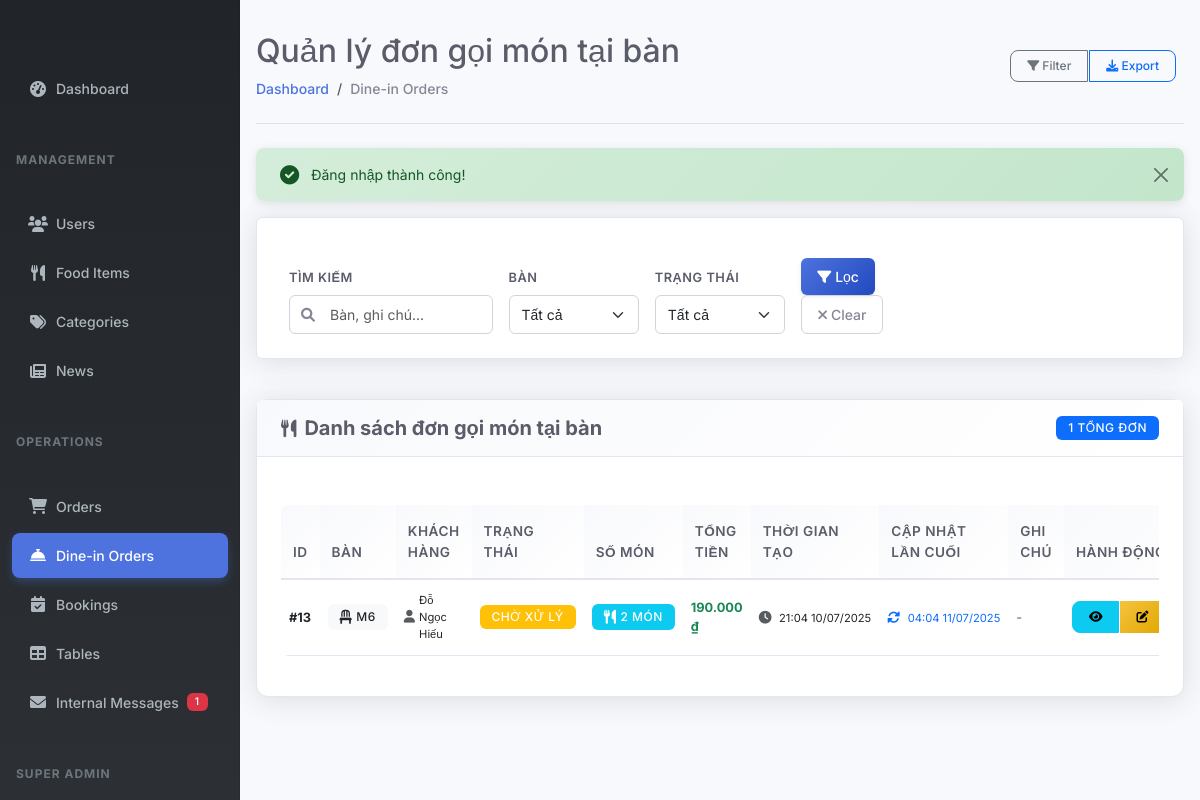
The page /admin/dine-in-orders (signed in) on the database as committed earlier.
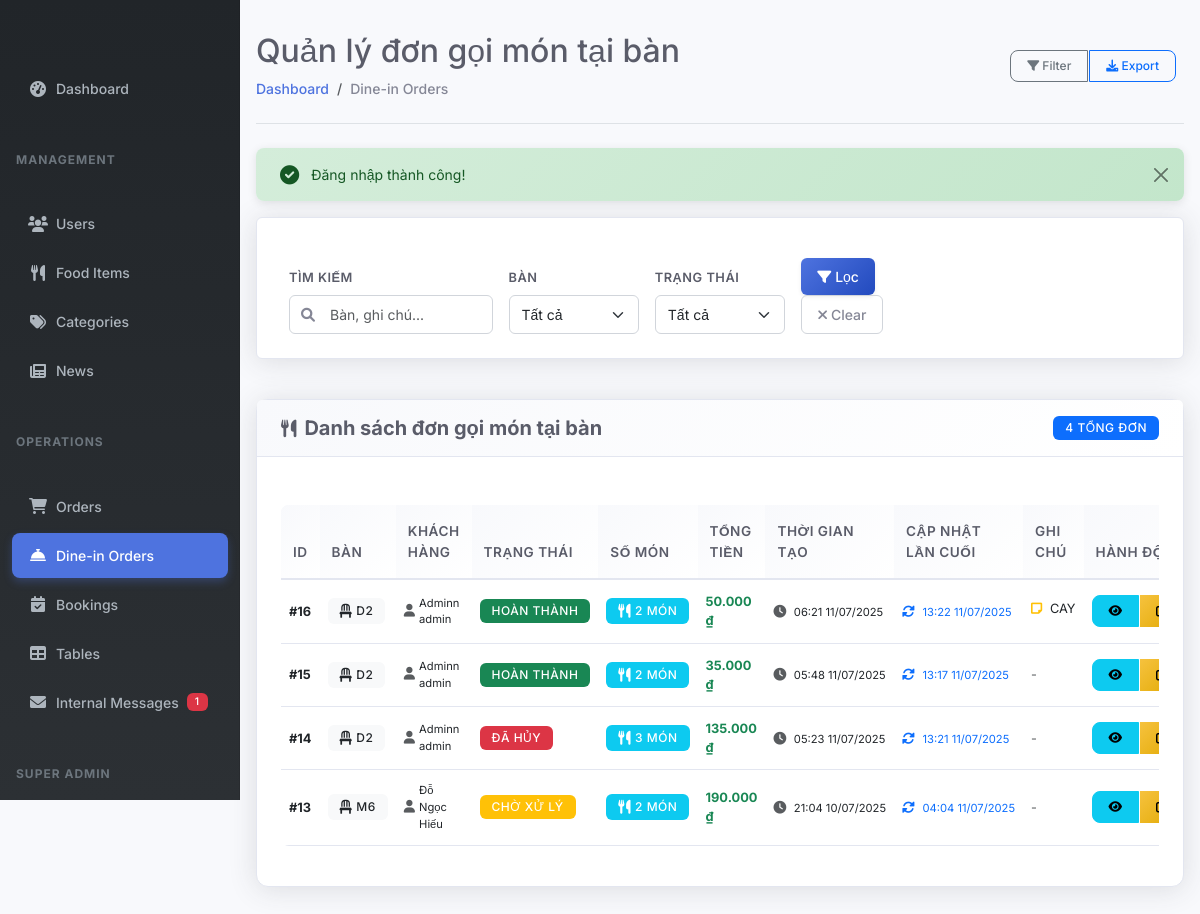
The same page on the database as committed later.
### tables this page shows
CREATE TABLE IF NOT EXISTS `dine_in_orders` (
  `id` int NOT NULL AUTO_INCREMENT,
  `table_id` int NOT NULL,
  `total_amount` decimal(10,2) NOT NULL DEFAULT '0.00',
  `status` enum('pending','preparing','served','completed','cancelled') NOT NULL DEFAULT 'pending',
  `special_notes` text,
  `created_at` timestamp NULL DEFAULT CURRENT_TIMESTAMP,
  `updated_at` timestamp NULL DEFAULT CURRENT_TIMESTAMP ON UPDATE CURRENT_TIMESTAMP,
  `notes` text,
  `user_id` int DEFAULT NULL,
  PRIMARY KEY (`id`),
  KEY `idx_table_id` (`table_id`),
  KEY `idx_status` (`status`),
  KEY `idx_created_at` (`created_at`),
  KEY `user_id` (`user_id`)
);

CREATE TABLE IF NOT EXISTS `tables` (
  `id` int NOT NULL AUTO_INCREMENT,
  `table_number` varchar(10) NOT NULL,
  `capacity` int NOT NULL,
  `location` text,
  `description` text,
  `is_available` tinyint(1) DEFAULT '1',
  `status` enum('available','occupied','reserved','maintenance') DEFAULT 'available',
  `created_at` timestamp NULL DEFAULT CURRENT_TIMESTAMP,
  `updated_at` timestamp NULL DEFAULT CURRENT_TIMESTAMP ON UPDATE CURRENT_TIMESTAMP,
  PRIMARY KEY (`id`),
  UNIQUE KEY `table_number` (`table_number`),
  KEY `idx_capacity` (`capacity`),
  KEY `idx_available` (`is_available`)
);

### controllers/DineInOrderAdminController.php (called while the page is built, shortened)
<?php
require_once 'models/DineInOrder.php';
class DineInOrderAdminController {
    private $orderModel;
    public function __construct() {
        $this->orderModel = new DineInOrder();
    }
    public function index() {
        $status = $_GET['status'] ?? '';
        $table = $_GET['table'] ?? '';
        $search = $_GET['search'] ?? '';
        $page = max(1, intval($_GET['page'] ?? 1));
        $limit = 20;
        $offset = ($page - 1) * $limit;
        $orders = $this->orderModel->getDineInOrdersAdmin($status, $table, $search, $limit, $offset);
        $totalOrders = $this->orderModel->countDineInOrdersAdmin($status, $table, $search);
        require 'views/admin/dine_in_orders/index.php';
    }
}

### database/install.php (called while the page is built, shortened)
<?php
class Database {
    private static $instance = null;
    private $connection;
    public static function getInstance() {
        if (self::$instance === null) {
            self::$instance = new self();
        }
        return self::$instance;
    }
    private function connect() {
        try {
            $dsn = "mysql:host=" . DB_HOST . ";dbname=" . DB_NAME . ";charset=" . DB_CHARSET;
            $options = [
                PDO::ATTR_ERRMODE => PDO::ERRMODE_EXCEPTION,
                PDO::ATTR_DEFAULT_FETCH_MODE => PDO::FETCH_ASSOC,
                PDO::ATTR_EMULATE_PREPARES => false
            ];
            $this->connection = new PDO($dsn, DB_USER, DB_PASS, $options);
        } catch (PDOException $e) {
            die("Database connection failed: " . $e->getMessage());
        }
    }
    public function getConnection() {
        return $this->connection;
    }
}
?>

### models/BaseModel.php (called while the page is built, shortened)
<?php
class BaseModel {
    protected $table;    public function __construct() {
        $database = Database::getInstance();
        $this->db = $database->getConnection();
    }
}
?>

### models/DineInOrder.php (called while the page is built, shortened)
<?php
require_once 'models/BaseModel.php';
class DineInOrder extends BaseModel {
    public function getDineInOrdersAdmin($status = '', $table = '', $search = '', $limit = 20, $offset = 0) {
        $where = [];
        $params = [];
        $whereSql = $where ? ('WHERE ' . implode(' AND ', $where)) : '';
        $sql = "SELECT o.*,
                       t.table_number,
                       CONCAT(u.first_name, ' ', u.last_name) as customer_name,
                       u.email as customer_email,
                       COALESCE(SUM(oi.total), 0) as total_amount,
                       COUNT(oi.id) as item_count
                FROM dine_in_orders o
                LEFT JOIN tables t ON o.table_id = t.id
                LEFT JOIN users u ON o.user_id = u.id
                LEFT JOIN dine_in_order_items oi ON o.id = oi.order_id
                $whereSql
                GROUP BY o.id
                ORDER BY o.created_at DESC
                LIMIT :limit OFFSET :offset";
        $db = $this->db;
        $stmt = $db->prepare($sql);
        $stmt->bindValue(':limit', $limit, \PDO::PARAM_INT);
        $stmt->bindValue(':offset', $offset, \PDO::PARAM_INT);
        $stmt->execute();
        return $stmt->fetchAll(\PDO::FETCH_ASSOC);
    }
    public function countDineInOrdersAdmin($status = '', $table = '', $search = '') {
        $where = [];
        $params = [];
        $whereSql = $where ? ('WHERE ' . implode(' AND ', $where)) : '';
        $sql = "SELECT COUNT(DISTINCT o.id)
                FROM dine_in_orders o
                LEFT JOIN tables t ON o.table_id = t.id
                LEFT JOIN users u ON o.user_id = u.id
                $whereSql";
        $stmt = $this->db->prepare($sql);
        $stmt->execute();
        return (int)$stmt->fetchColumn();
    }
}
?>

### views/admin/dine_in_orders/index.php (the view, shortened to what the changed rows need)
<?php require_once 'views/admin/layouts/header.php'; ?>
<?php
function getStatusClass($status)
{
    switch ($status) {
        case 'pending':
            return 'bg-warning';
        case 'completed':
            return 'bg-success';
        case 'cancelled':
            return 'bg-danger';
    }
}
function getStatusText($status)
{
    switch ($status) {
        case 'pending':
            return 'Chờ xử lý';
        case 'completed':
            return 'Hoàn thành';
        case 'cancelled':
            return 'Đã hủy';
    }
}
?>
<?php require_once 'views/admin/layouts/sidebar.php'; ?>
<main class="col-md-9 ms-sm-auto col-lg-10 px-md-4">
    <div class="d-flex justify-content-between flex-wrap flex-md-nowrap align-items-center pt-3 pb-2 mb-3 border-bottom">
        <div>
            <h1 class="h2">Quản lý đơn gọi món tại bàn</h1>
            <nav aria-label="breadcrumb">
                <ol class="breadcrumb">
                    <li class="breadcrumb-item"><a href="<?= SITE_URL ?>/admin/dashboard">Dashboard</a></li>
                    <li class="breadcrumb-item active">Dine-in Orders</li>
                </ol>
            </nav>
        </div>
        <div class="btn-toolbar mb-2 mb-md-0">
            <div class="btn-group me-2">
                <button type="button" class="btn btn-sm btn-outline-secondary" data-bs-toggle="modal" data-bs-target="#filterModal">
                    <i class="fas fa-filter"></i> Filter
                </button>
                <button type="button" class="btn btn-sm btn-outline-primary" onclick="exportDineInOrders()">
                    <i class="fas fa-download"></i> Export
                </button>
            </div>
        </div>
    </div>
    <?php if (isset($_SESSION['success'])): ?>
        <div class="alert alert-success alert-dismissible fade show" role="alert">
            <i class="fas fa-check-circle"></i> <?php echo $_SESSION['success'];
                                                unset($_SESSION['success']); ?>
            <button type="button" class="btn-close" data-bs-dismiss="alert"></button>
        </div>
    <?php endif; ?>
    <div class="filter-bar mb-4">
        <form action="<?= SITE_URL ?>/admin/dine-in-orders" method="GET" class="row g-3 align-items-end">
            <div class="col-md-3">
                <label class="form-label">Tìm kiếm</label>
                <div class="search-box">
                    <input type="text" class="form-control" name="search" placeholder="Bàn, ghi chú..." value="<?= htmlspecialchars($_GET['search'] ?? '') ?>">
                </div>
            </div>
            <div class="col-md-2">
                <label class="form-label">Bàn</label>
                <select class="form-select" name="table">
                    <option value="">Tất cả</option>
            </select>
        </div>
        <div class="col-md-2">
            <label class="form-label">Trạng thái</label>
            <select class="form-select" name="status">
                <option value="">Tất cả</option>
            </select>
        </div>
        <div class="col-md-2">
            <button type="submit" class="btn btn-primary me-2">
                <i class="fas fa-filter me-1"></i>Lọc
            </button>
            <a href="<?= SITE_URL ?>/admin/dine-in-orders" class="btn btn-outline-secondary">
                <i class="fas fa-times me-1"></i>Clear
            </a>
        </div>
    </form>
</div>
    <div class="card" style="margin-top: 40px;">
        <div class="card-header d-flex justify-content-between align-items-center">
            <h5 class="card-title mb-0">
                <i class="fas fa-utensils"></i> Danh sách đơn gọi món tại bàn
            </h5>
            <div class="d-flex gap-2">
                <span class="badge bg-primary">
                    <?= $totalOrders ?> tổng đơn
                </span>
            </div>
        </div>
        <div class="card-body">
            <?php if (!empty($orders)): ?>
                <div class="table-responsive">
                    <table class="table table-hover align-middle" id="dineInOrdersTable">
                        <thead class="table-light">
                            <tr>
                                <th width="60">ID</th>
                                <th width="80">Bàn</th>
                                <th width="100">Khách hàng</th>
                                <th width="120">Trạng thái</th>
                                <th width="80">Số món</th>
                                <th width="100">Tổng tiền</th>
                                <th width="140">Thời gian tạo</th>
                                <th width="140">Cập nhật lần cuối</th>
                                <th width="150">Ghi chú</th>
                                <th width="120">Hành động</th>
                            </tr>
                        </thead>
                        <tbody>
                            <?php foreach ($orders as $order): ?>
                                <tr>
                                    <td><strong>#<?= $order['id'] ?></strong></td>
                                    <td>
                                        <span class="badge bg-light text-dark">
                                            <i class="fas fa-chair"></i> <?= htmlspecialchars($order['table_number']) ?>
                                        </span>
                                    </td>
                                    <td>
                                        <?php if (!empty($order['customer_name'])): ?>
                                            <div class="d-flex align-items-center">
                                                <i class="fas fa-user text-muted me-1"></i>
                                                <small><?= htmlspecialchars($order['customer_name']) ?></small>
                                            </div>
                                        <?php else: ?>
                                            <span class="text-muted"><i class="fas fa-user-times"></i> Khách vãng lai</span>
                                        <?php endif; ?>
                                    </td>
                                    <td>
                                        <span class="badge <?= getStatusClass($order['status']) ?> position-relative">
                                            <?= getStatusText($order['status']) ?>
                                        </span>
                                    </td>
                                    <td>
                                        <span class="badge bg-info">
                                            <i class="fas fa-utensils"></i> <?= $order['item_count'] ?? 0 ?> món
                                        </span>
                                    </td>
                                    <td>
                                        <strong class="text-success">
                                            <?= number_format($order['total_amount'], 0, ',', '.') ?> ₫
                                        </strong>
                                    </td>
                                    <td>
                                        <div class="text-nowrap">
                                            <i class="fas fa-clock text-muted me-1"></i>
                                            <small><?= date('H:i d/m/Y', strtotime($order['created_at'])) ?></small>
                                        </div>
                                    </td>
                                    <td>
                                        <?php if (!empty($order['updated_at']) && $order['updated_at'] !== $order['created_at']): ?>
                                            <div class="text-nowrap">
                                                <i class="fas fa-sync-alt text-primary me-1"></i>
                                                <small class="text-primary"><?= date('H:i d/m/Y', strtotime($order['updated_at'])) ?></small>
                                            </div>
                                        <?php else: ?>
                                            <span class="text-muted">-</span>
                                        <?php endif; ?>
                                    </td>
                                    <td>
                                        <?php if (!empty($order['notes'])): ?>
                                            <span class="text-truncate d-inline-block" style="max-width: 120px;" title="<?= htmlspecialchars($order['notes']) ?>">
                                                <i class="fas fa-sticky-note text-warning me-1"></i>
                                                <?= htmlspecialchars($order['notes']) ?>
                                            </span>
                                        <?php else: ?>
                                            <span class="text-muted">-</span>
                                        <?php endif; ?>
                                    </td>
                                    <td>
                                        <div class="btn-group" role="group">
                                            <a href="<?= SITE_URL ?>/admin/dine-in-orders/view?id=<?= $order['id'] ?>"
                                               class="btn btn-sm btn-info"
                                               title="Xem chi tiết">
                                                <i class="fas fa-eye"></i>
                                            </a>
                                            <button class="btn btn-sm btn-warning"
                                                    onclick="showUpdateStatusModal(<?= $order['id'] ?>, '<?= $order['status'] ?>')"
                                                    title="Cập nhật trạng thái">
                                                <i class="fas fa-edit"></i>
                                            </button>
                                        </div>
                                    </td>
                                </tr>
                            <?php endforeach; ?>
                        </tbody>
                    </table>
                </div>
            <?php else: ?>
                <div class="alert alert-info">Chưa có đơn nào.</div>
            <?php endif; ?>
        </div>
    </div>
</main>
<?php require_once 'views/admin/layouts/footer.php'; ?>

Rows that differ between the two databases and show on the page:
added dine_in_orders: id "16", table.table_number "D2", customer_name "Adminn admin", status "HOÀN THÀNH", item_count "2", total_amount "50.000", created_at "06:21 11/07/2025", updated_at "13:22 11/07/2025", notes "CAY"
added dine_in_orders: id "15", table.table_number "D2", customer_name "Adminn admin", status "HOÀN THÀNH", item_count "2", total_amount "35.000", created_at "05:48 11/07/2025", updated_at "13:17 11/07/2025"
added dine_in_orders: id "14", table.table_number "D2", customer_name "Adminn admin", status "ĐÃ HỦY", item_count "3", total_amount "135.000", created_at "05:23 11/07/2025", updated_at "13:21 11/07/2025"
Other text that changed with them:
$totalOrders: "1" → "4"
